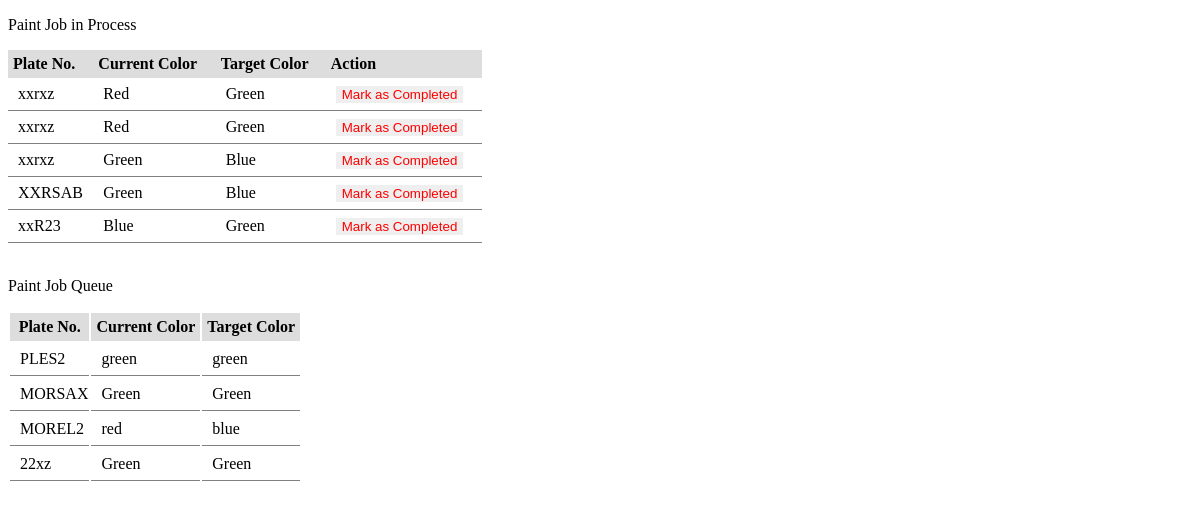
Page /paintjob.php on the committed database.
### tables this page shows
CREATE TABLE `exam` (
  `plateno` varchar(255) NOT NULL,
  `currentcolor` varchar(255) NOT NULL,
  `targetcolor` varchar(255) NOT NULL,
  `action` varchar(255) NOT NULL
);

### paintjob.php (the view, shortened to what this page needs)
<?php
require("conn.php");
try {
    $query = "SELECT * FROM exam ORDER BY plateno DESC";
    $stmt = $conn->query($query);
    $paintjobs = $stmt->fetchAll(PDO::FETCH_ASSOC);
    $paintjobsCount = count($paintjobs);
    $paintjobsSlice = array_slice($paintjobs, 0, min(5, $paintjobsCount));
    $paintjobsRemaining = array_slice($paintjobs, 5);
} catch (PDOException $e) {
    echo "Error: " . $e->getMessage();
}
?>
<!DOCTYPE html>
<html lang="en">
<head>
    <link rel="stylesheet" href="style.css">
</head>
<body>
    <p>Paint Job in Process</p>
    <table class="paintJobTable">
         <thead>
            <tr class="theader">
                <th>Plate No.</th>
                <th>Current Color</th>
                <th>Target Color</th>
                <th>Action</th>
            </tr>
        </thead>
        <tbody class="t-body">
            <?php if (!empty($paintjobsSlice)) : ?>
                <?php foreach ($paintjobsSlice as $paintjob) : ?>
                    <tr>
                        <td><?= $paintjob['plateno'] ?></td>
                        <td><?= $paintjob['currentcolor'] ?></td>
                        <td><?= $paintjob['targetcolor'] ?></td>
                        <td>
                            <form action="mark_completed.php" method="post">
                                <button class = "actioButton"type="submit" name="mark_completed" onclick="updateColorCounts('<?= strtolower($paintjob['targetcolor']) ?>')">Mark as Completed</button>
                            </form>
                        </td>
                    </tr>
                <?php endforeach; ?>
            <?php else : ?>
                <tr>
                    <td colspan="4">No paint jobs found.</td>
                </tr>
            <?php endif; ?>
        </tbody>
    </table> <br>
    <p>Paint Job Queue</p>
    <table class="paintQueue">
        <thead>
            <tr class="theader">
                <th>Plate No.</th>
                <th>Current Color</th>
                <th>Target Color</th>
            </tr>
        </thead>
        <tbody class="t-body">
            <?php if (!empty($paintjobsRemaining)) : ?>
                <?php foreach ($paintjobsRemaining as $queueJob) : ?>
                    <tr>
                        <td><?= $queueJob['plateno'] ?></td>
                        <td><?= $queueJob['currentcolor'] ?></td>
                        <td><?= $queueJob['targetcolor'] ?></td>
                    </tr>
                <?php endforeach; ?>
            <?php else : ?>
                <tr>
                    <td colspan="4">No paint jobs in the queue.</td>
                </tr>
            <?php endif; ?>
        </tbody>
    </table>
</body>
</html>

### style.css (style rules this page uses)
.paintJobTable { border-collapse: collapse; width: 40%; text-align: left; }
.theader th { background-color: rgb(221, 221, 221); padding: 5px; }
td { padding-left: 50px; border-bottom: 1px solid gray; }
tbody.t-body td { padding-left: 10px; border-bottom: 1px solid gray; text-align: left; padding-top: 7px; padding-bottom: 7px; }
.actioButton { border: none; color: red; }

### rows in the picture
exam: plateno "xxrxz", currentcolor "Red", targetcolor "Green"
exam: plateno "xxrxz", currentcolor "Red", targetcolor "Green"
exam: plateno "xxrxz", currentcolor "Green", targetcolor "Blue"
exam: plateno "XXRSAB", currentcolor "Green", targetcolor "Blue"
exam: plateno "xxR23", currentcolor "Blue", targetcolor "Green"
exam: plateno "PLES2", currentcolor "green", targetcolor "green"
exam: plateno "MORSAX", currentcolor "Green", targetcolor "Green"
exam: plateno "MOREL2", currentcolor "red", targetcolor "blue"
exam: plateno "22xz", currentcolor "Green", targetcolor "Green"
